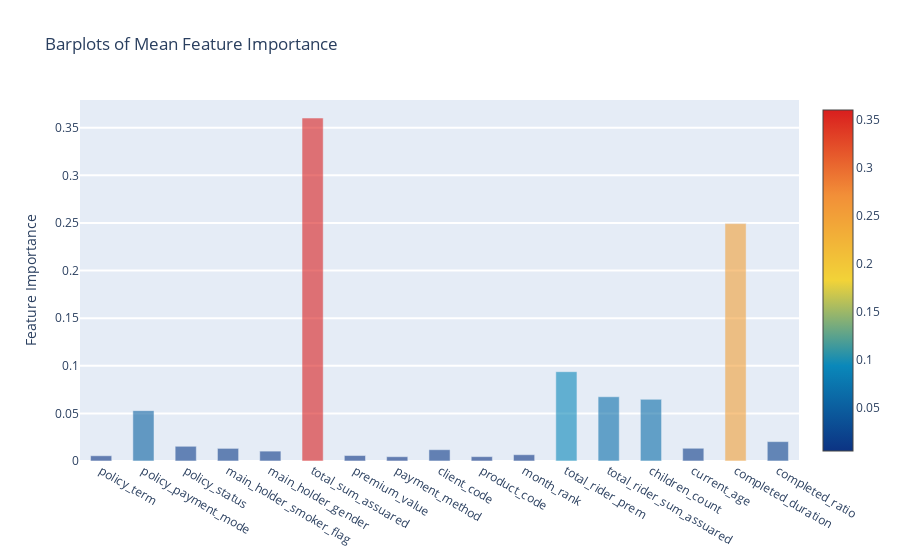

The cell this chart's notebook holds for it:
### Code cell
y = feature_dataframe['mean'].values
x = feature_dataframe['features'].values
data = [go.Bar(
            x= x,
             y= y,
            width = 0.5,
            marker=dict(
               color = feature_dataframe['mean'].values,
            colorscale='Portland',
            showscale=True,
            reversescale = False
            ),
            opacity=0.6
        )]

layout= go.Layout(
    autosize= True,
    title= 'Barplots of Mean Feature Importance',
    hovermode= 'closest',
#     xaxis= dict(
#         title= 'Pop',
#         ticklen= 5,
#         zeroline= False,
#         gridwidth= 2,
#     ),
    yaxis=dict(
        title= 'Feature Importance',
        ticklen= 5,
        gridwidth= 2
    ),
    showlegend= False
)
fig = go.Figure(data=data, layout=layout)
py.iplot(fig, filename='bar-direct-labels')

### Figure 1 — Plotly figure (JSON) as saved in the notebook; plotly's stock layout.template omitted (floating-point values rounded to 4 significant figures)
{"data": [{"marker": {"color": [0.005494, 0.05287, 0.01545, 0.01325, 0.01037, 0.3602, 0.005729, 0.004508, 0.01186, 0.004572, 0.006599, 0.09381, 0.06748, 0.06476, 0.01337, 0.2493, 0.02034], "colorscale": [[0.0, "rgb(12,51,131)"], [0.25, "rgb(10,136,186)"], [0.5, "rgb(242,211,56)"], [0.75, "rgb(242,143,56)"], [1.0, "rgb(217,30,30)"]], "reversescale": false, "showscale": true}, "opacity": 0.6, "type": "bar", "width": 0.5, "x": ["policy_term", "policy_payment_mode", "policy_status", "main_holder_smoker_flag", "main_holder_gender", "total_sum_assuared", "premium_value", "payment_method", "client_code", "product_code", "month_rank", "total_rider_prem", "total_rider_sum_assuared", "children_count", "current_age", "completed_duration", "completed_ratio"], "y": [0.005494, 0.05287, 0.01545, 0.01325, 0.01037, 0.3602, 0.005729, 0.004508, 0.01186, 0.004572, 0.006599, 0.09381, 0.06748, 0.06476, 0.01337, 0.2493, 0.02034]}], "layout": {"autosize": true, "hovermode": "closest", "showlegend": false, "title": {"text": "Barplots of Mean Feature Importance"}, "yaxis": {"gridwidth": 2, "ticklen": 5, "title": {"text": "Feature Importance"}}}}
